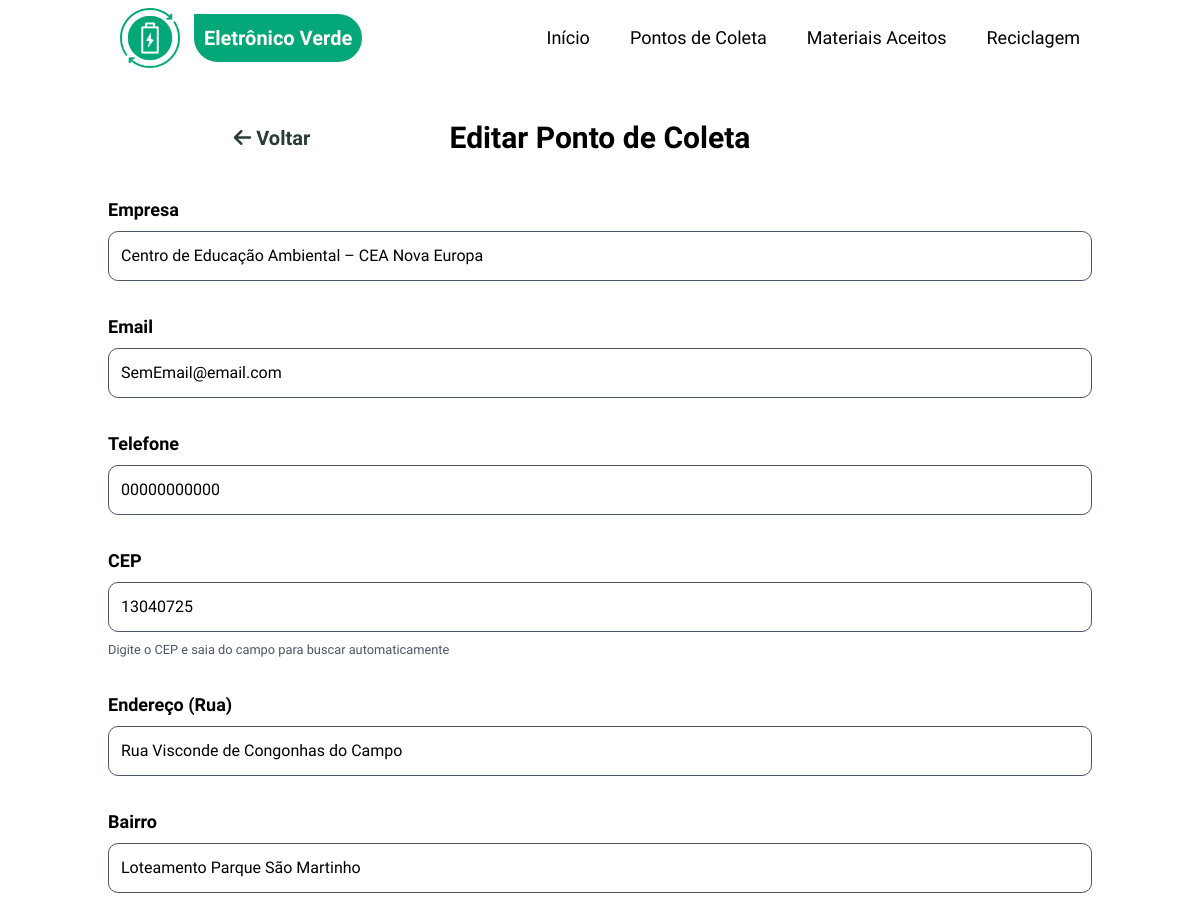
The app's page /editar-ponto?id=9 (signed in, upper part), older data.
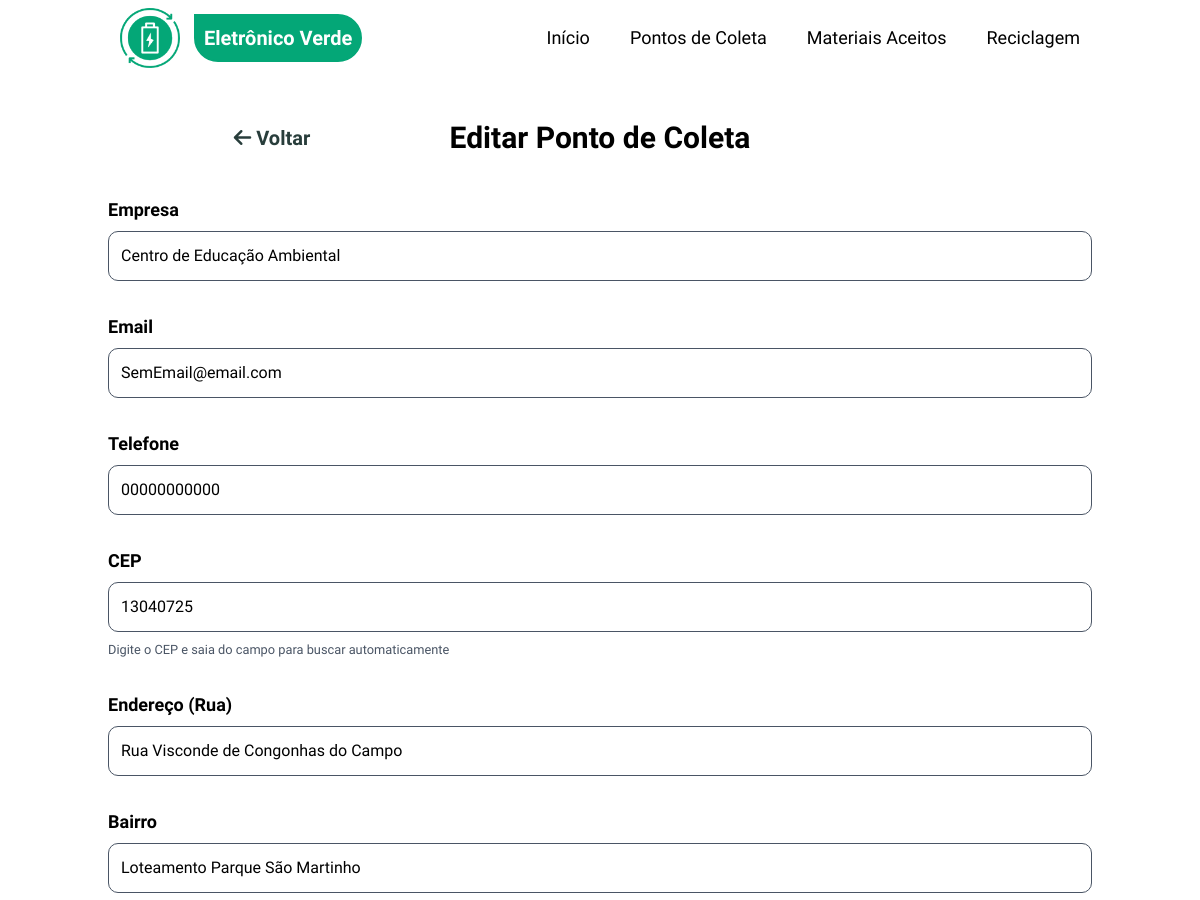
The same page, newer data.
### tables this page shows
CREATE TABLE pontos_coleta (
    id INTEGER PRIMARY KEY AUTOINCREMENT,
    empresa VARCHAR(200) NOT NULL,
    endereco VARCHAR(255) NOT NULL,
    numero VARCHAR(20) NOT NULL,
    complemento VARCHAR(100),
    cep VARCHAR(10) NOT NULL,
    hora_inicio TIME NOT NULL,
    hora_encerrar TIME NOT NULL,
    telefone VARCHAR(20) NOT NULL,
    email VARCHAR(150) NOT NULL,
    latitude DECIMAL(10, 8),
    longitude DECIMAL(11, 8),
    ativo BOOLEAN DEFAULT 1,
    created_at DATETIME DEFAULT CURRENT_TIMESTAMP,
    updated_at DATETIME DEFAULT CURRENT_TIMESTAMP,
    cidade VARCHAR(100),
    estado VARCHAR(2),
    bairro VARCHAR(100)
);

### src/Presentation/Controllers/PontoColetaController.php (called while the page is built, shortened)
<?php
class PontoColetaController
{
    private EditarPontoColetaUseCase $editarUseCase;
    public function __construct()
    {
        $pontoColetaRepository = new SQLitePontoColetaRepository();
        $this->materialRepository = new SQLiteMaterialRepository();
        $this->editarUseCase = new EditarPontoColetaUseCase(
            $pontoColetaRepository,
            $this->materialRepository
        );
    }
    public function editar(): void
    {
        $id = (int) $_GET['id'];
        $resultado = $this->editarUseCase->buscarPorId($id);
        $pontoColeta = $resultado['dados'];
        require_once __DIR__ . '/../Views/pontos-coleta/editar.php';
    }
}

### index.php (called while the page is built, shortened)
<?php
require_once __DIR__ . '/config/autoload.php';
try {
    require_once __DIR__ . '/config/routes.php';
} catch (Exception $e) {
    http_response_code(500);
    echo "Desculpe, ocorreu um erro. Por favor, tente novamente mais tarde.";
    if (ini_get('display_errors')) {
        echo "<br><br><strong>Erro técnico:</strong> " . htmlspecialchars($e->getMessage());
    }
    exit;
}

### config/autoload.php (called while the page is built, shortened)
<?php
spl_autoload_register(function ($class) {
    $class = str_replace('EletronicoVerde\\', '', $class);
    $class = str_replace('\\', DIRECTORY_SEPARATOR, $class);
    $baseDir = dirname(__DIR__) . DIRECTORY_SEPARATOR . 'src' . DIRECTORY_SEPARATOR;
    $file = $baseDir . $class . '.php';
});

### src/Infrastructure/Database/SQLiteConnection.php (called while the page is built, shortened)
<?php
class SQLiteConnection
{
    private static ?PDO $instance = null;
    private function __construct()
    {
        try {
            $dbDir = DATABASE_PATH;
            $dbPath = $dbDir . '/eletronicoverde.db';
            self::$instance = new PDO('sqlite:' . $dbPath);
            self::$instance->setAttribute(PDO::ATTR_ERRMODE, PDO::ERRMODE_EXCEPTION);
            self::$instance->exec('PRAGMA foreign_keys = ON');
        } catch (PDOException $e) {
            Logger::error('Erro na conexão SQLite: ' . $e->getMessage());
            die('Erro na conexão com banco de dados. Verifique os logs.');
        }
    }
    public static function getInstance(): PDO
    {
        return self::$instance;
    }
}

### src/Application/UseCases/PontoColeta/EditarPontoColetaUseCase.php (called while the page is built, shortened)
<?php
class EditarPontoColetaUseCase
{
    private PontoColetaRepositoryInterface $pontoColetaRepository;
    public function __construct(
        PontoColetaRepositoryInterface $pontoColetaRepository,
        MaterialRepositoryInterface $materialRepository
    ) {
        $this->pontoColetaRepository = $pontoColetaRepository;
    }
    public function buscarPorId(int $id): array
    {
        try {
            $pontoColeta = $this->pontoColetaRepository->buscarPorId($id);
            return [
                'sucesso' => true,
                'dados' => $pontoColeta->toArray()
            ];
        } catch (\Exception $e) {
            error_log("Erro ao buscar ponto de coleta: " . $e->getMessage());
            return [
                'sucesso' => false,
                'mensagem' => 'Erro ao buscar ponto de coleta.'
            ];
        }
    }
}
?>

### src/Infrastructure/Repositories/SQLitePontoColetaRepository.php (called while the page is built, shortened)
<?php
class SQLitePontoColetaRepository implements PontoColetaRepositoryInterface
{
    private PDO $db;
    public function __construct()
    {
        $this->db = SQLiteConnection::getInstance();
    }
    public function buscarPorId(int $id): ?PontoColeta
    {
        try {
            $sql = "SELECT * FROM pontos_coleta WHERE id = :id";
            $stmt = $this->db->prepare($sql);
            $stmt->execute([':id' => $id]);
            $dados = $stmt->fetch();
            $pontoColeta = $this->converterParaEntidade($dados);
            $materiais = $this->buscarMateriaisPorPontoColeta($id);
            foreach ($materiais as $material) {
                $pontoColeta->adicionarMaterial($material);
            }
            return $pontoColeta;
        } catch (\PDOException $e) {
            logger::error("Erro ao buscar ponto de coleta: " . $e->getMessage());
            return null;
        }
    }
    private function buscarMateriaisPorPontoColeta(int $pontoColetaId): array
    {
        $sql = "SELECT m.* FROM materiais m
                INNER JOIN ponto_coleta_materiais pcm ON m.id = pcm.material_id
                WHERE pcm.ponto_coleta_id = :ponto_coleta_id";
        $stmt = $this->db->prepare($sql);
        $stmt->execute([':ponto_coleta_id' => $pontoColetaId]);
        $resultados = $stmt->fetchAll();
        $materiais = [];
        foreach ($resultados as $dados) {
            $material = new Material(
                $dados['nome'],
                $dados['descricao'],
                $dados['icone'],
                $dados['id']
            );
            $material->setCreatedAt($dados['created_at']);
            $material->setUpdatedAt($dados['updated_at']);
            $materiais[] = $material;
        }
        return $materiais;
    }
    private function converterParaEntidade(array $dados): PontoColeta
    {
        $pontoColeta = new PontoColeta(
            $dados['empresa'],
            $dados['endereco'],
            $dados['numero'],
            $dados['cep'],
            $dados['hora_inicio'],
            $dados['hora_encerrar'],
            $dados['telefone'],
            $dados['email'],
            $dados['complemento'],
            $dados['latitude'],
            $dados['longitude'],
            $dados['cidade'] ?? null,
            $dados['estado'] ?? null,
            $dados['bairro'] ?? null,
            (bool) $dados['ativo'],
            $dados['id']
        );
        $pontoColeta->setCreatedAt($dados['created_at']);
        $pontoColeta->setUpdatedAt($dados['updated_at']);
        return $pontoColeta;
    }
}

### src/Domain/Entities/PontoColeta.php (called while the page is built, shortened)
<?php
class PontoColeta
{
    public function __construct(
        string $empresa,
        string $endereco,
        string $numero,
        string $cep,
        string $horaInicio,
        string $horaEncerrar,
        string $telefone,
        string $email,
        ?string $complemento = null,
        ?float $latitude = null,
        ?float $longitude = null,
        ?string $cidade = null,
        ?string $estado = null,
        ?string $bairro = null,
        bool $ativo = true,
        ?int $id = null
    ) {
        $this->empresa = $empresa;
        $this->endereco = $endereco;
        $this->numero = $numero;
        $this->cep = $this->sanitizeCep($cep);
        $this->horaInicio = $horaInicio;
        $this->horaEncerrar = $horaEncerrar;
        $this->telefone = $this->sanitizeTelefone($telefone);
        $this->email = $email;
        $this->complemento = $complemento;
        $this->latitude = $latitude;
        $this->longitude = $longitude;
        $this->cidade = $cidade;
        $this->estado = $estado;
        $this->bairro = $bairro;
        $this->ativo = $ativo;
        $this->id = $id;
    }
    public function temMaterial(int $materialId): bool
    {
        return false;
    }
    private function sanitizeCep(string $cep): string
    {
        return preg_replace('/[^0-9]/', '', $cep);
    }
    private function sanitizeTelefone(string $telefone): string
    {
        return preg_replace('/[^0-9]/', '', $telefone);
    }
}

### src/Domain/Entities/Material.php (called while the page is built, shortened)
<?php
class Material
{
    private ?int $id;
    public function __construct(
        string $nome,
        ?string $descricao = null,
        ?string $icone = null,
        ?int $id = null
    ) {
        $this->nome = $nome;
        $this->descricao = $descricao;
        $this->icone = $icone;
        $this->id = $id;
    }
    public function getId(): ?int { return $this->id; }
}

### src/Presentation/Views/pontos-coleta/editar.php (the view, shortened to what this page needs)
<?php
require_once __DIR__ . '/../layouts/header.php';
?>
<main class="relative z-2 bg-white rounded-b-[30px]">
    <div class="container mx-auto pt-30 pb-30 p-5">
        <div class="w-full flex flex-col md:flex-row items-center justify-between pb-10 flex-wrap">
            <div class="w-1/3 flex justify-center mb-20 md:mb-0">
                <a href="/eletronicoverde/acesso-restrito" class="relative transition-all duration-150 text-third font-bold p-1 text-xl hover:text-primary
                before:absolute before:h-px before:w-0 hover:before:w-full before:bg-primary before:bottom-0 before:left-0 before:transition-all before:duration-150">
                <i class="fa-solid fa-arrow-left"></i> Voltar
                </a>
            </div>
            <div class="w-full md:w-1/3 text-center">
                <h1 class="text-2xl md:text-3xl font-bold">Editar Ponto de Coleta</h1>
            </div>
        </div>
        <form method="post" action="/eletronicoverde/ponto-coleta/atualizar" id="form1" onsubmit="return validarFormulario()">
            <div>
                <label for="empresa">Empresa</label>
                <input type="text" id="empresa" name="txtempresa"
                       value="<?= htmlspecialchars($pontoColeta['empresa']) ?>"
                       placeholder="Nome da empresa"
                       required>
            </div>
            <div>
                <label for="email">Email</label>
                <input type="email" id="email" name="txtemail"
                       value="<?= htmlspecialchars($pontoColeta['email']) ?>"
                       placeholder="contato@empresa.com"
                       required>
            </div>
            <div>
                <label for="telefone">Telefone</label>
                <input type="text" id="telefone" name="txttelefone"
                       value="<?= htmlspecialchars($pontoColeta['telefone']) ?>"
                       maxlength="15"
                       placeholder="(00) 00000-0000"
                       required>
            </div>
            <div>
                <label for="cep">CEP</label>
                <input type="text" id="cep" name="txtcep"
                       value="<?= htmlspecialchars($pontoColeta['cep']) ?>"
                       maxlength="9"
                       placeholder="00000-000"
                       required>
                <small class="text-gray-600">Digite o CEP e saia do campo para buscar automaticamente</small>
            </div>
            <div>
                <label for="endereco">Endereço (Rua)</label>
                <input type="text" id="endereco" name="txtendereco"
                       value="<?= htmlspecialchars($pontoColeta['endereco']) ?>"
                       placeholder="Avenida Exemplo"
                       required>
            </div>
            <div>
                <label for="bairro">Bairro</label>
                <input type="text" id="bairro" name="txtbairro"
                       value="<?= htmlspecialchars($pontoColeta['bairro'] ?? '') ?>"
                       placeholder="Centro"
                       required>
            </div>
        </form>
    </div>
</main>
<?php require_once __DIR__ . '/../layouts/footer.php'; ?>

### config/routes.php (shortened to what this page needs)
<?php
$requestUri = parse_url($_SERVER['REQUEST_URI'], PHP_URL_PATH);
$base = '/eletronicoverde';
$route = str_replace($base, '', $requestUri);
switch ($route) {
    case '/editar-ponto':
    case '/editar_ponto.php':
        $controller = new PontoColetaController();
        $controller->editar();
        break;
}

### src/Presentation/Views/layouts/header.php (shortened to what this page needs)
<!DOCTYPE html>
<html lang="pt-BR" class="scroll-smooth">
<head>
    <script src="https://cdn.jsdelivr.net/npm/@tailwindcss/browser@4"></script>
    <link rel="stylesheet" href="https://cdnjs.cloudflare.com/ajax/libs/font-awesome/6.7.2/css/all.min.css" />
    <link rel="stylesheet" href="<?= ASSETS_URL ?>/css/style.css">
</head>
<body class="font-inter-tight overflow-x-hidden bg-primary">
<?php require_once __DIR__ . '/menu.php'; ?>

### src/Presentation/Views/layouts/menu.php (shortened to what this page needs)
<div id="navbar-1"
     class="fixed top-0 z-50 w-full flex justify-between md:justify-center items-center px-3 transition-all duration-300
     md:border-none md:bg-transparent md:shadow-none md:backdrop-blur-none">
  <div id="navbar"
       class="md:container flex flex-row justify-between items-center relative rounded-2xl py-2 md:px-5 lg:px-8
              transition-all duration-300 overflow-hidden w-fit">
    <a href="/eletronicoverde" class="group transition-all duration-150 h-fit">
      <h1 class="text-base lg:text-xl font-bold flex flex-row items-center gap-3.5">
        <img src="<?= ASSETS_URL ?>/images/Logo.png" alt="Logo Eletrônico Verde"
             class="max-w-15 transition-all duration-150" />
        <span id="logo"
              class="hidden sm:flex bg-primary text-white p-2 rounded-3xl rounded-tl-none border-2 border-primary relative
                     overflow-hidden z-1 transition-all duration-150
                     group-hover:text-primary group-hover:rounded-tr-sm group-hover:rounded-tl-3xl
                     before:absolute before:left-0 before:bottom-0 before:h-full before:w-0 before:bg-white
                     before:-z-1 before:transition-all before:duration-250 group-hover:before:w-full">
          Eletrônico Verde
        </span>
      </h1>
    </a>
    <ul id="ul-menu" class="hidden md:flex flex-row gap-5 lg:gap-10 font-medium text-base lg:text-lg transition-all duration-300">
      <li class="relative group">
        <a href="/eletronicoverde" class="hover:text-primary transition-all duration-150">Início</a>
      </li>
      <li class="relative group">
        <a href="<?= BASE_URL ?>/pontos-coleta" class="hover:text-primary transition-all duration-150">Pontos de Coleta</a>
      </li>
      <li class="relative group">
        <a href="<?= BASE_URL?>/materiais-aceitos" class="hover:text-primary transition-all duration-150">Materiais Aceitos</a>
      </li>
      <li class="relative group">
        <a href="<?= BASE_URL?>/reciclagem" class="hover:text-primary transition-all duration-150">Reciclagem</a>
      </li>
    </ul>
  </div>
</div>

### src/Presentation/Views/layouts/footer.php (shortened to what this page needs)
</body>
</html>

### src/Presentation/Views/pontos-coleta/editar.php (style rules this page uses)
#form1 { display: flex; flex-direction: column; gap: 2rem; align-items: center; }
#form1 div { display: flex; flex-direction: column; gap: 0.5rem; width: 50rem; width: -webkit-fill-available; }
#form1 div input, #form1 div select { border: 1px solid #4a5565; padding: 0.75rem; border-radius: 10px; transition: all 0.3s ease; }
#form1 div label { font-weight: bold; font-size: 1.125rem; color: var(--color-cinza-txt); }

Row changes from the older to the newer data that the page shows:
changed pontos_coleta "SemEmail@email.com": txtempresa "Centro de Educação Ambiental – CEA Nova Europa" → "Centro de Educação Ambiental"
